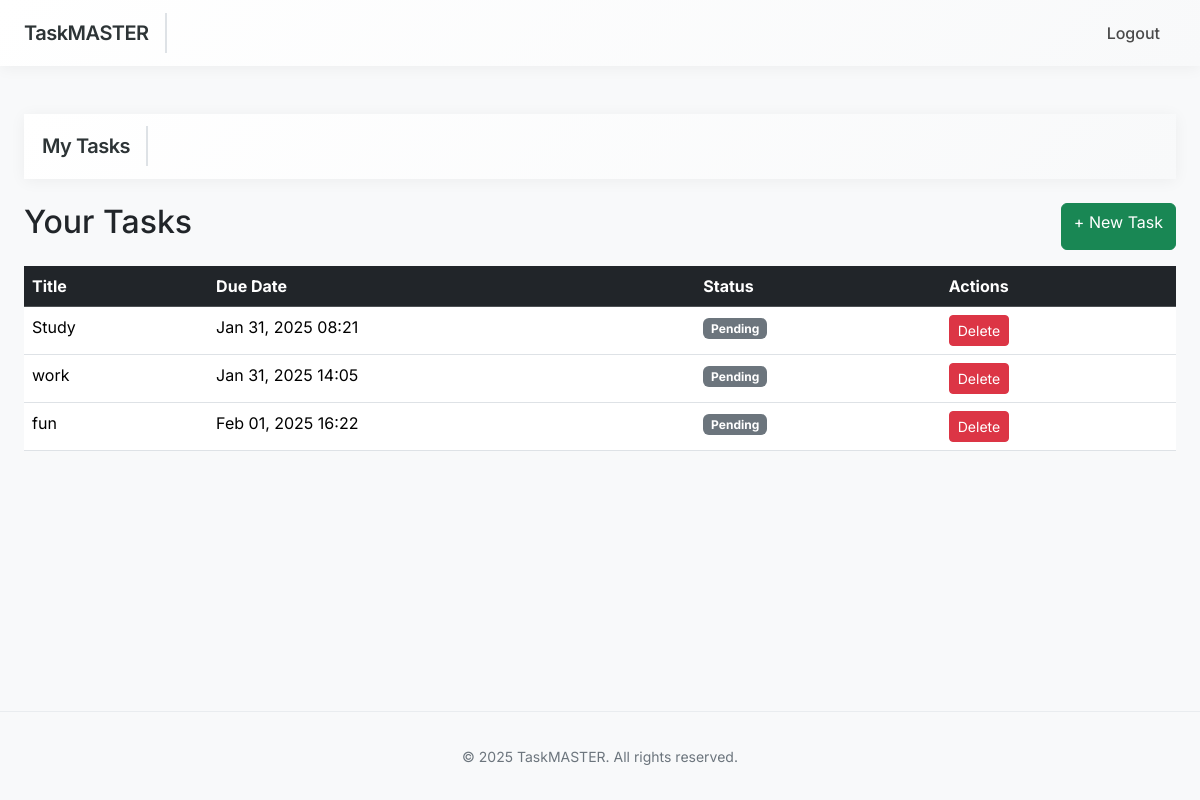
/user/dashboard/ (signed in), run on the app's committed database.
### Task/models.py (models this page shows, shortened)
class Task(models.Model):
    STATUS_CHOICES = [
        ('pending', 'Pending'),
        ('in_progress', 'In Progress'),
        ('completed', 'Completed'),
    ]
    title = models.CharField(max_length=200)
    description = models.TextField(blank=True, null=True)
    assigned_to = models.ForeignKey(User, on_delete=models.CASCADE, related_name='assigned_tasks')
    created_by = models.ForeignKey(User, on_delete=models.CASCADE, related_name='created_tasks')
    due_date = models.DateTimeField()
    status = models.CharField(max_length=20, choices=STATUS_CHOICES, default='pending')
    created_at = models.DateTimeField(auto_now_add=True)
    updated_at = models.DateTimeField(auto_now=True)

### Task/views.py (the view)
# urls.py: path('user/dashboard/', views.user_dashboard, name='user_dashboard'),
@login_required
def user_dashboard(request):
    if request.user.is_staff:
        return redirect('admin_dashboard')
    tasks = Task.objects.filter(assigned_to=request.user)
    return render(request, 'user/dashboard.html', {'tasks': tasks})

### templates/user/dashboard.html
{% extends 'user/base_user.html' %}
{% block content %}
{{ block.super }}
<div class="d-flex justify-content-between mb-3">
    <h2>Your Tasks</h2>
    <a href="{% url 'user_task_create' %}" class="btn btn-success">+ New Task</a>
</div>
<table class="table table-hover">
    <thead class="table-dark">
        <tr>
            <th>Title</th>
            <th>Due Date</th>
            <th>Status</th>
            <th>Actions</th>
        </tr>
    </thead>
    <tbody>
        {% for task in tasks %}
        <tr>
            <td>{{ task.title }}</td>
            <td>{{ task.due_date|date:"M d, Y H:i" }}</td>
            <td>
                <span class="badge
                    {% if task.status == 'completed' %}bg-success
                    {% elif task.status == 'in_progress' %}bg-warning
                    {% else %}bg-secondary{% endif %}">
                    {{ task.get_status_display }}
                </span>
            </td>
            <td>
                <a href="{% url 'user_task_delete' task.pk %}"
                   class="btn btn-sm btn-danger">Delete</a>
            </td>
        </tr>
        {% endfor %}
    </tbody>
</table>
{% endblock %}

### templates/base.html (style rules this page uses)
:root { --primary-hue: 220; --primary-color: hsl(var(--primary-hue), 89%, 56%); --hover-color: hsl(var(--primary-hue), 89%, 46%); }
body { font-family: 'Inter', sans-serif; background-color: #f8f9fa; min-height: 100vh; }

### data on the page
Task: title "Study", due_date "Jan 31, 2025 08:21", status "Pending"
Task: title "work", due_date "Jan 31, 2025 14:05", status "Pending"
Task: title "fun", due_date "Feb 01, 2025 16:22", status "Pending"
